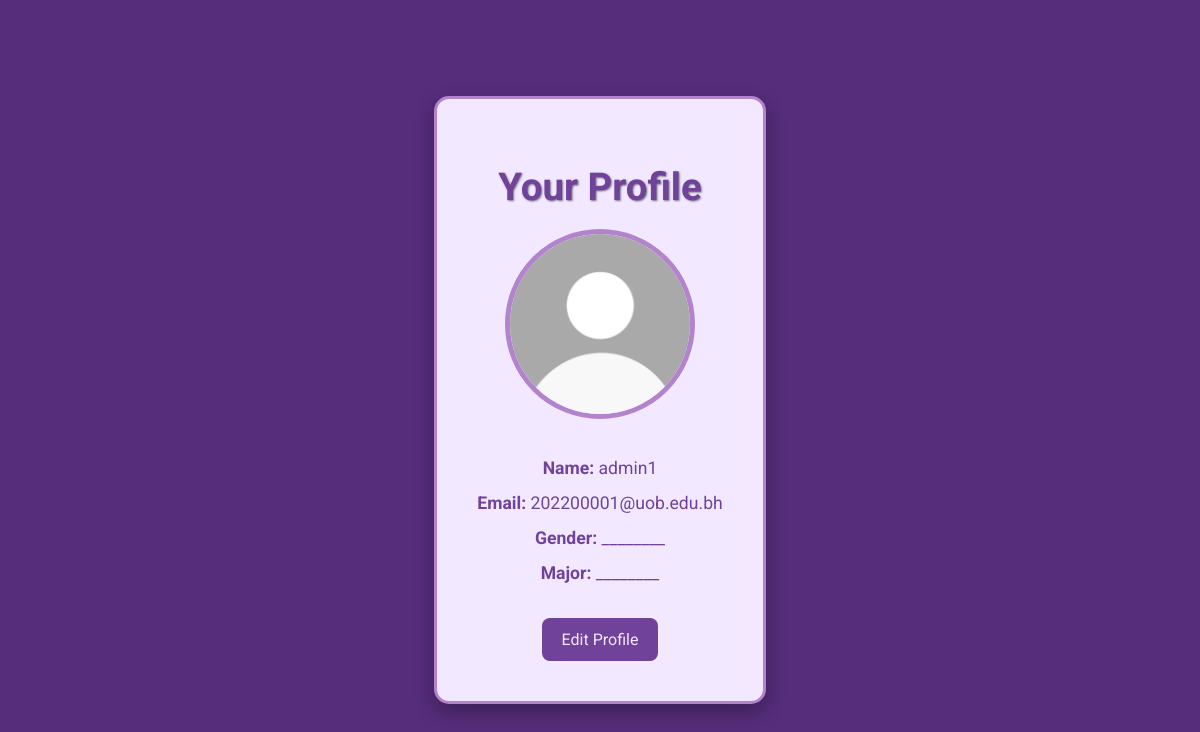
The page /config/profile.php (signed in) on the database its author committed.
### tables this page shows
CREATE TABLE `users` (
  `user_id` int(11) NOT NULL,
  `name` varchar(100) NOT NULL,
  `email` varchar(100) NOT NULL,
  `password` varchar(255) NOT NULL,
  `profile_picture` varchar(255) DEFAULT 'default.jpg',
  `user_type` enum('user','admin') DEFAULT 'user',
  `created_at` timestamp NOT NULL DEFAULT current_timestamp(),
  `gender` enum('Male','Female') DEFAULT NULL,
  `major` varchar(255) DEFAULT NULL
);

### config/profile.php (the view, shortened to what this page needs)
<?php
require 'db_config.php';
$userId = $_SESSION['user_id'];
$stmt = $pdo->prepare("SELECT name, email, profile_picture, gender, major FROM users WHERE user_id = :user_id");
$stmt->execute(['user_id' => $userId]);
$user = $stmt->fetch(PDO::FETCH_ASSOC);
$profilePicture = !empty($user['profile_picture']) ? $user['profile_picture'] : 'default.jpg';
?>
<!DOCTYPE html>
<html lang="en">
<head>
    <link rel="stylesheet" href="https://unpkg.com/@picocss/pico@1.5.7/css/pico.min.css">
</head>
<body>
    <main class="container">
        <h1>Your Profile</h1>
        <img src="../uploads/<?php echo htmlspecialchars($profilePicture); ?>" alt="Profile Picture" style="width: 180px; height: 180px;">
        <p><strong>Name:</strong> <?php echo htmlspecialchars($user['name']); ?></p>
        <p><strong>Email:</strong> <?php echo htmlspecialchars($user['email']); ?></p>
        <p><strong>Gender:</strong> <?php echo htmlspecialchars($user['gender'] ?? '________'); ?></p>
        <p><strong>Major:</strong> <?php echo htmlspecialchars($user['major'] ?? '________'); ?></p>
        <a href="edit_profile.php" role="button" class="secondary">Edit Profile</a>
    </main>
</body>
</html>

### config/profile.php (style rules this page uses)
:root { --background-color: rgb(85, 45, 123); --primary-color: rgb(112, 66, 153); --secondary-color: rgb(179, 132, 205); --accent-color: rgb(218, 182, 255); --card-color: rgb(242, 232, 255); }
body { font-family: 'Roboto', sans-serif; background: var(--background-color); color: white; margin: 0; padding: 0; display: flex; justify-content: center; align-items: center; height: 100vh; }
main.container { background: var(--card-color); border-radius: 15px; box-shadow: 0 8px 20px rgba(0, 0, 0, 0.3); padding: 40px; max-width: 500px; text-align: center; position: relative; border: 3px solid var(--secondary-color); }
h1 { color: var(--primary-color); margin-bottom: 20px; font-size: 2.4rem; text-shadow: 1px 1px 2px rgba(0, 0, 0, 0.5); }
img { border-radius: 50%; margin-bottom: 20px; border: 5px solid var(--secondary-color); }
p { margin: 15px 0; font-size: 1.1rem; color: var(--primary-color); }
a.secondary { background-color: var(--primary-color); color: var(--card-color); padding: 12px 20px; border-radius: 8px; text-decoration: none; transition: background-color 0.3s, transform 0.3s; display: inline-block; margin-top: 20px; }

### rows shown on the page
users: profile_picture (placeholder picture), name "admin1", email "202200001@uob.edu.bh", gender "________", major "________"
